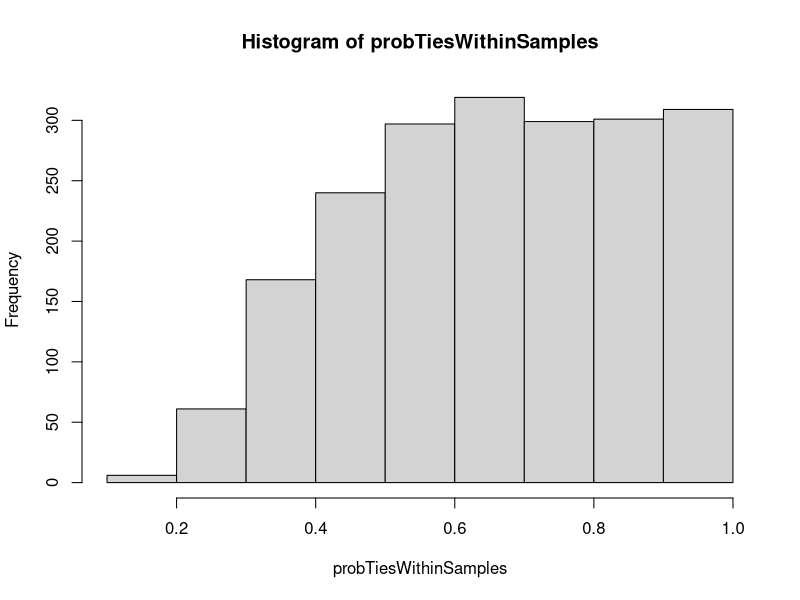
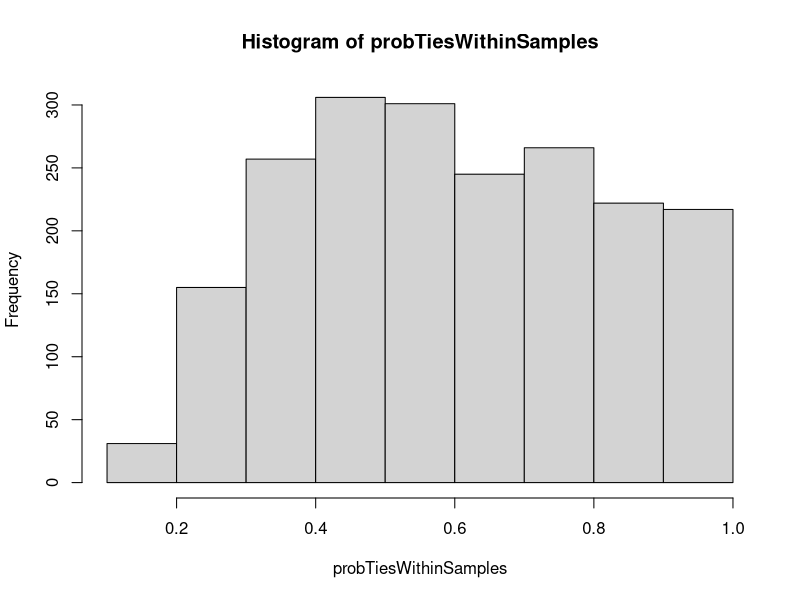

Source code (R) for these figures, in order: (Note: this script raises an error after producing the figures.)
# Prior elicitation
nSamples = 2000
# HDP
alpha0Samples = rgamma(nSamples, shape=1, rate=1/3)
alpha1Samples = rgamma(nSamples, shape=1, rate=1/2)

probTiesWithinSamples = 
  (1+alpha0Samples+ alpha1Samples)/((1+alpha0Samples)*(1+alpha1Samples))

hist(probTiesWithinSamples)
mean(probTiesWithinSamples);var(probTiesWithinSamples)

# DP
alphaSamples = rgamma(nSamples, shape=1, rate=1)
probTiesWithinSamples = 1/(alphaSamples+1)
hist(probTiesWithinSamples)
mean(probTiesWithinSamples);var(probTiesWithinSamples)

# HPYP

((1 - sigma0Samples * sigma1Samples)+
    alpha1Samples *(1-sigma1Samples) + alpha0Samples*(1-sigma0Samples ))/
  ((1+alpha1Samples)*(1+alpha0Samples)) 
